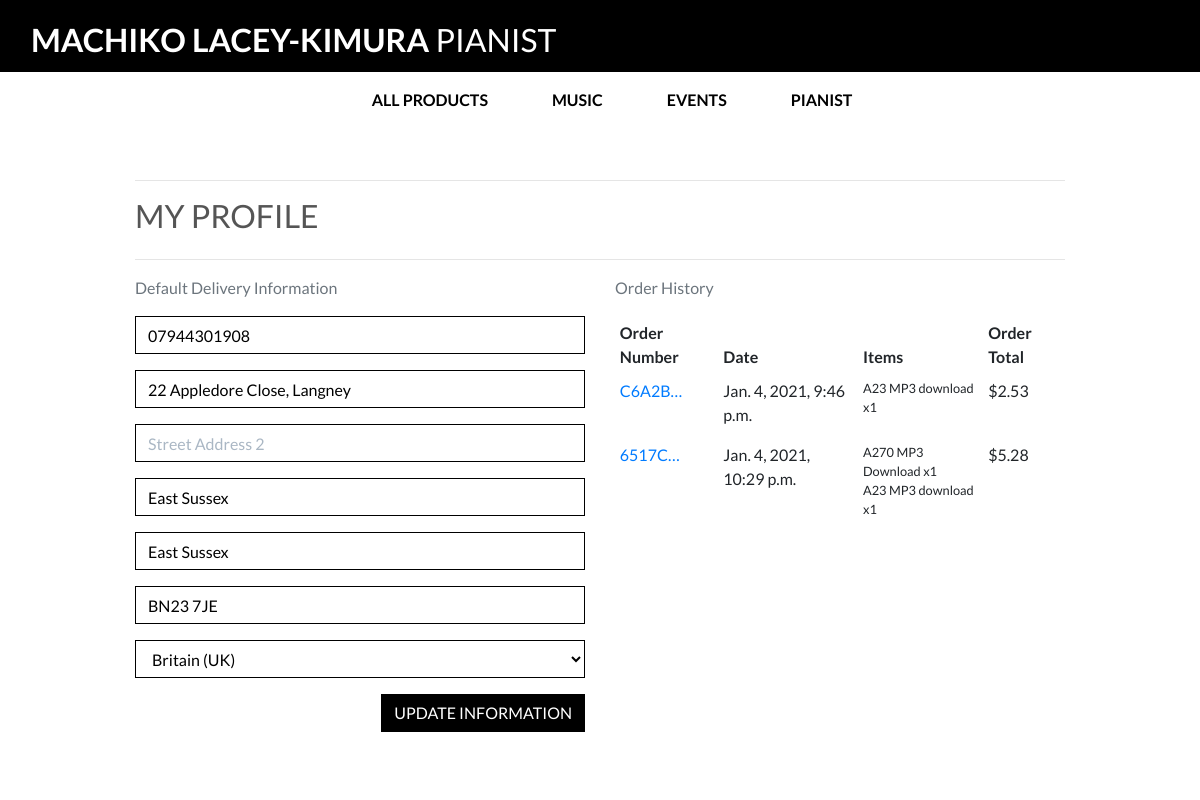
Before: /profile/ (signed in) with the older database file.
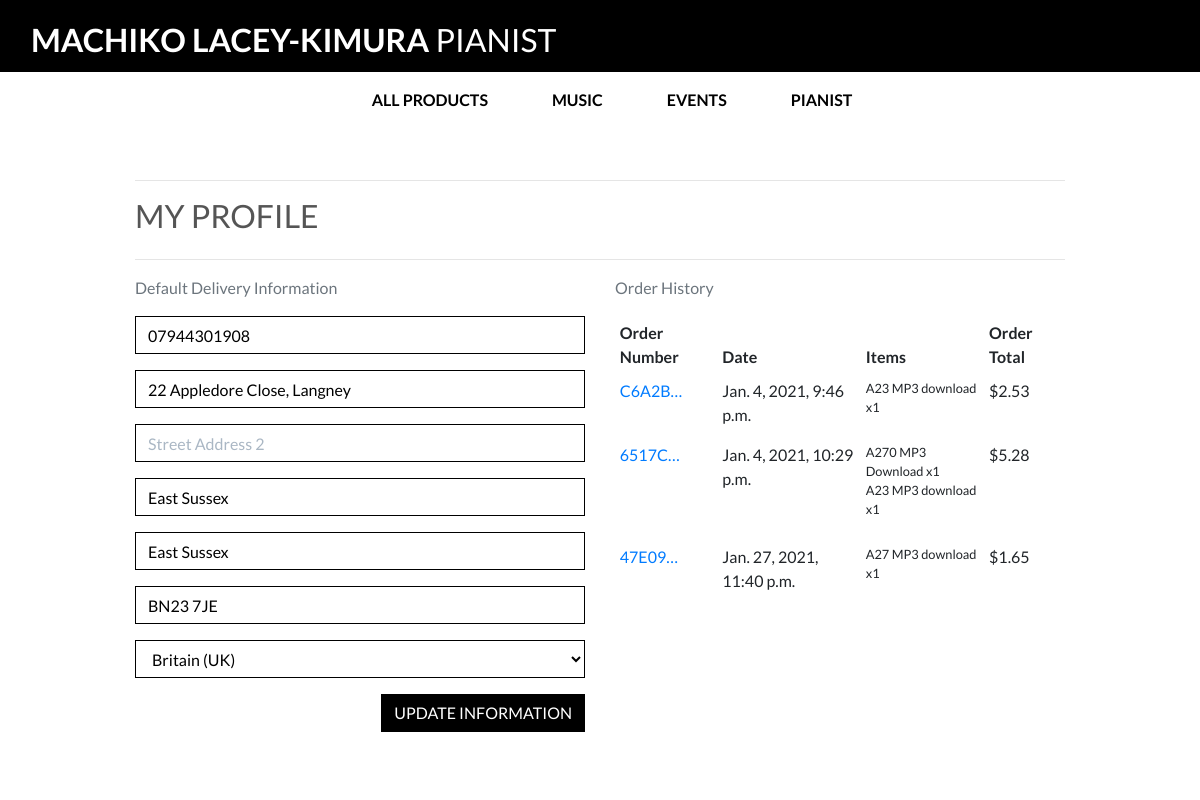
After: the same page with the newer database file.
### checkout/models.py (models this page shows, shortened)
class Order(models.Model):
    order_number = models.CharField(max_length=32, null=False, editable=False)
    user_profile = models.ForeignKey(UserProfile, on_delete=models.SET_NULL,
                                     null=True, blank=True, related_name='orders')
    full_name = models.CharField(max_length=50, null=False, blank=False)
    email = models.EmailField(max_length=254, null=False, blank=False)
    phone_number = models.CharField(max_length=20, null=False, blank=False)
    country = CountryField(blank_label='Country *', null=False, blank=False)
    postcode = models.CharField(max_length=20, null=True, blank=True)
    town_or_city = models.CharField(max_length=40, null=False, blank=False)
    street_address1 = models.CharField(max_length=80, null=False, blank=False)
    street_address2 = models.CharField(max_length=80, null=True, blank=True)
    county = models.CharField(max_length=80, null=True, blank=True)
    date = models.DateTimeField(auto_now_add=True)
    delivery_cost = models.DecimalField(max_digits=6, decimal_places=2, null=False, default=0)
    order_total = models.DecimalField(max_digits=10, decimal_places=2, null=False, default=0)
    grand_total = models.DecimalField(max_digits=10, decimal_places=2, null=False, default=0)
    original_bag = models.TextField(null=False, blank=False, default='')
    stripe_pid = models.CharField(max_length=254, null=False, blank=False, default='')

class OrderLineItem(models.Model):
    order = models.ForeignKey(Order, null=False, blank=False, on_delete=models.CASCADE, related_name='lineitems')
    product = models.ForeignKey(Product, null=False, blank=False, on_delete=models.CASCADE)
    product_size = models.CharField(max_length=2, null=True, blank=True) # XS, S, M, L, XL
    quantity = models.IntegerField(null=False, blank=False, default=0)
    lineitem_total = models.DecimalField(max_digits=6, decimal_places=2, null=False, blank=False, editable=False)

### products/models.py (models this page shows, shortened)
class Product(models.Model):
    category = models.ForeignKey('Category', null=True, blank=True, on_delete=models.SET_NULL)
    sku = models.CharField(max_length=254, null=True, blank=True)
    name = models.CharField(max_length=254)
    description = models.TextField()
    has_sizes = models.BooleanField(default=False, null=True, blank=True)
    price = models.DecimalField(max_digits=6, decimal_places=2)
    rating = models.DecimalField(max_digits=6, decimal_places=2, null=True, blank=True)
    image_url = models.URLField(max_length=1024, null=True, blank=True)
    image = models.ImageField(null=True, blank=True)
    download_link = models.TextField(null=True, blank=True)

### profiles/views.py (the view)
# urls.py: path('profile/', include('profiles.urls')),
@login_required
def profile(request):
    profile = get_object_or_404(UserProfile, user=request.user)
    if request.method == 'POST':
        form = UserProfileForm(request.POST, instance=profile)
        if form.is_valid():
            form.save()
            messages.success(request, 'Profile updated successfully')
        else:
            messages.error(request, 'Update failed. Please ensure the form is valid.')
    else:
        form = UserProfileForm(instance=profile)
    orders = profile.orders.all()
    template = 'profiles/profile.html'
    context = {
        'form': form,
        'orders': orders,
        'on_profile_page': True
    }
    return render(request, template, context)

### profiles/forms.py
class UserProfileForm(forms.ModelForm):
    class Meta:
        model = UserProfile
        exclude = ('user',)
    def __init__(self, *args, **kwargs):
        super().__init__(*args, **kwargs)
        placeholders = {
            'default_phone_number': 'Phone Number',
            'default_postcode': 'Postal Code',
            'default_town_or_city': 'Town or City',
            'default_street_address1': 'Street Address 1',
            'default_street_address2': 'Street Address 2',
            'default_county': 'County, State or Locality',
        }
        self.fields['default_phone_number'].widget.attrs['autofocus'] = True
        for field in self.fields:
            if field != 'default_country':
                if self.fields[field].required:
                    placeholder = f'{placeholders[field]} *'
                else:
                    placeholder = placeholders[field]
                self.fields[field].widget.attrs['placeholder'] = placeholder
            self.fields[field].widget.attrs['class'] = 'border-black rounded-0 profile-form-input'
            self.fields[field].label = False

### profiles/templates/profiles/profile.html (shortened to what this page needs)
{% extends "base.html" %}
{% load static %}
{% block extra_css %}
    <link rel="stylesheet" href="{% static 'profiles/css/profile.css' %}">
{% endblock %}
{% block page_header %}
    <div class="container header-container">
    </div>
{% endblock %}
{% block content %}
    <div class="overlay"></div>
    <div class="container">
        <div class="row">
            <div class="col">
                <hr>
                <h2 class="logo-font mb-4">My Profile</h2>
                <hr>
            </div>
        </div>
        <div class="row">
            <div class="col-12 col-lg-6">
                <p class="text-muted">Default Delivery Information</p>
                <form class="mt-3" action="{% url 'profile' %}" method="POST" id="profile-update-form">
                    {{ form|crispy }}
                    <button class="btn btn-black rounded-0 text-uppercase float-right">Update Information</button>
                </form>
            </div>
            <div class="col-12 col-lg-6">
                <p class="text-muted">Order History</p>
                <div class="order-history table-responsive">
                    <table class="table table-sm table-borderless">
                        <thead>
                            <tr>
                                <th>Order Number</th>
                                <th>Date</th>
                                <th>Items</th>
                                <th>Order Total</th>
                            </tr>
                        </thead>
                        <tbody>
                            {% for order in orders %}
                                <tr>
                                    <td>
                                        <a href="{% url 'order_history' order.order_number %}"
                                        title="{{ order.order_number }}">
                                            {{ order.order_number|truncatechars:6 }}
                                        </a>
                                    </td>
                                    <td>{{ order.date }}</td>
                                    <td>
                                        <ul class="list-unstyled">
                                            {% for item in order.lineitems.all %}
                                                <li class="small">
                                                    {{ item.product.name }} x{{ item.quantity }}
                                                </li>
                                            {% endfor %}
                                        </ul>
                                    </td>
                                    <td>${{ order.grand_total }}</td>
                                </tr>
                            {% endfor %}
                        </tbody>
                    </table>
                </div>
            </div>
        </div>
{% endblock %}

Changed rows visible on the page:
added Order: order_number "47E09…", date "Jan. 27, 2021, 11:40 p.m.", grand_total "1.65"
added OrderLineItem: product.name "A27 MP3 download", quantity "1", shown under "47E09…"
